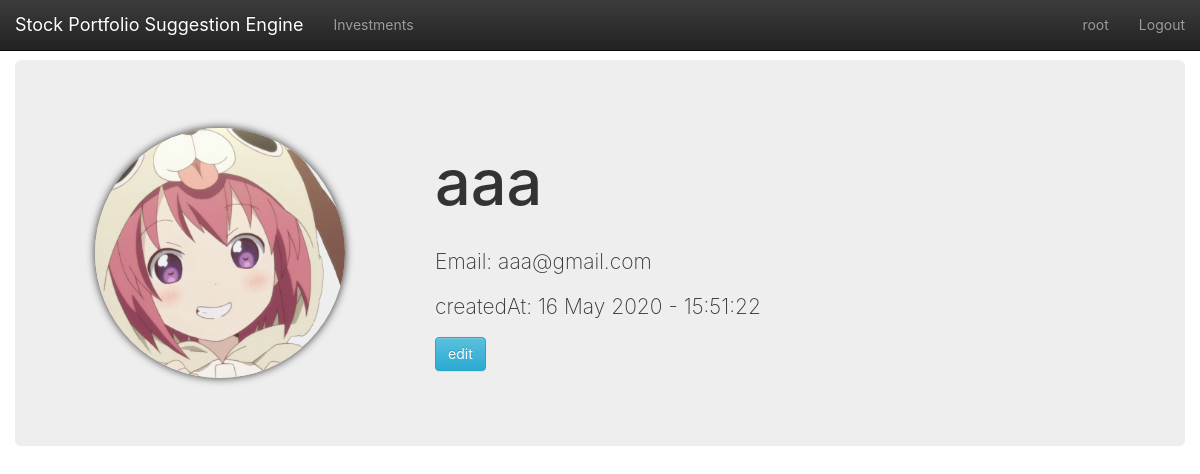
The app's page /users/7/ (signed in) with its own data.
### app/models.py (models this page shows, shortened)
class User(UserMixin, db.Model):
    __tablename__ = 'users'
    id = db.Column(db.Integer, primary_key=True)
    email = db.Column(db.String(64), unique=True)
    name = db.Column(db.String(64))
    password_hash = db.deferred(db.Column(db.String(128)))
    major = db.Column(db.String(128))
    role_id = db.Column(db.Integer, db.ForeignKey('roles.id'))
    headline = db.Column(db.String(32), nullable=True)
    about_me = db.deferred(db.Column(db.Text, nullable=True))
    about_me_html = db.deferred(db.Column(db.Text, nullable=True))
    avatar = db.Column(db.String(128))
    member_since = db.Column(db.DateTime(), default=datetime.utcnow)
    @property
    def password(self):
        raise AttributeError('password is not readable attribute')
    def can(self, permissions):
        return self.role is not None and \
               (self.role.permissions & permissions) == permissions
    investments = db.relationship('Investment',
                           backref=db.backref('user', lazy='joined'),
                           lazy='dynamic',
                           cascade='all, delete-orphan')
    def avatar_url(self, _external=False):
        if self.avatar:
            avatar_json = json.loads(self.avatar)
            if avatar_json['use_out_url']:
                return avatar_json['url']
            else:
                return url_for('_uploads.uploaded_file', setname=avatars.name, filename=avatar_json['url'],
                               _external=_external)
        else:
            return url_for('static', filename='img/avatar.png', _external=_external)

### app/main/user/views.py (the view)
@user.route('/<int:user_id>/')
def detail(user_id):
    the_user = User.query.get_or_404(user_id)
    return render_template("user_detail.html", user=the_user,
                           title=u"user: " + the_user.name)

### app/main/__init__.py (called while the page is built)
@lm.user_loader
def load_user(id):
    return User.query.get(int(id))

### app/main/index/views.py (called while the page is built)
@main.app_context_processor
def inject_permissions():
    return dict(Permission=Permission)

### app/main/user/templates/user_detail.html (shortened to what this page needs)
{% extends "base.html" %}
{% from "bootstrap/pagination.html" import render_pagination %}
{% block mycontent %}
<div class="jumbotron">
  <div class="row">
    {%- if user.avatar_url() -%}
    <div class="col-md-3 animated bounceIn">
      {%- if current_user.id == user.id or current_user.can(Permission.UPDATE_OTHERS_INFORMATION) -%}
      <a href="{{ url_for('user.avatar',user_id=user.id) }}" data-toggle="tooltip"
         data-placement="bottom" title="change avatar">
        <div class="avatar avatar-large"
             style="background-image: url({{ user.avatar_url() }})"></div>
      </a>
      {%- else -%}
      <div class="avatar avatar-large"
           style="background-image: url({{ user.avatar_url() }})"></div>
      {%- endif -%}
    </div>
    {%- endif -%}
    <div class="col-md-6 col-md-offset-1 animated fadeIn">
      <h1 class="page-header">{{ user.name }}
      </h1>
      <p>Email: {{ user.email }}</p>
      <p>createdAt: {{ user.member_since.strftime('%d %B %Y - %H:%M:%S') }}</p>
      {% if current_user.id==user.id or current_user.can(Permission.UPDATE_OTHERS_INFORMATION) %}
      <a class="btn btn-info" href="{{ url_for('user.edit',user_id=user.id) }}">edit</a>
      {% endif %}
    </div>
  </div>
</div>
{% endblock %}

### app/templates/base.html (shortened to what this page needs)
{%- extends "bootstrap/base.html" -%}
{%- from 'bootstrap/utils.html' import flashed_messages,icon -%}
{%- block styles -%}
    <link href="{{ url_for('static',filename='css/bootstrap.min.css') }}" rel="stylesheet">
    <link href="{{ url_for('static',filename='css/bootstrap-theme.min.css') }}" rel="stylesheet">
    <link href="{{ url_for('static',filename='css/main.css') }}" rel="stylesheet">
{%- endblock -%}
{%- block body_attribs %} class="Site"{%- endblock -%}
{%- block navbar -%}
    <nav class="navbar  navbar-inverse navbar-fixed-top">
        <div class="container-fluid">
            <div class="navbar-header">
                <a class="navbar-brand" href="{{ url_for('main.index') }}">Stock Portfolio Suggestion Engine</a>
            </div>
            <div class="collapse navbar-collapse" id="bs-example-navbar-collapse-1">
                <ul class="nav navbar-nav">
                    {%- if current_user.is_authenticated -%}
                        <li {%- if request.path == url_for('investment.index') %} class="active"{%- endif -%} ><a
                            href="{{ url_for('investment.index') }}">Investments</a></li>
                    {%- endif -%}
                </ul>
                <ul class="nav navbar-nav navbar-right">
                    {%- if current_user.is_authenticated -%}
                        <li  >
                            <a href="{{ url_for('user.detail',user_id=current_user.id) }}">{{ current_user.name }}</a>
                        </li>
                        <li><a href="{{ url_for('auth.logout') }}">Logout</a></li>
                    {%- else -%}
                        <li><a href="{{ url_for('auth.login') }}">Login</a></li>
                    {%- endif -%}
                </ul>
            </div>
        </div>
    </nav>
{%- endblock -%}
{%- block content -%}
    <main class="container-fluid Site-content">
        {%- block mycontent -%}{%- endblock -%}
    </main>
{%- endblock -%}

### app/static/css/main.css (style rules this page uses)
html, body { height: 100%; width: 100%; margin: 0; padding: 0; }
.Site { display: -webkit-box; display: -moz-box; display: -ms-flexbox; display: -webkit-flex; display: flex; flex-direction: column; }
.Site-content { -webkit-box-flex: 1 0 auto; -moz-box-flex: 1 0 auto; -webkit-flex: 1 0 auto; -ms-flex: 1 0 auto; flex: 1 0 auto; width: 100%; margin-top: 60px; }
html, body, main { font-family: -apple-system, "Helvetica Neue", Helvetica, Arial, sans-serif; }
.avatar { background-position: center; box-shadow: 0 0 8px rgba(0, 0, 0, .8); -webkit-box-shadow: 0 0 8px rgba(0, 0, 0, .8); -moz-box-shadow: 0 0 8px rgba(0, 0, 0, .8); background-size: cover; transition: transform .5s ease-in-out; }
.avatar-large { width: 250px; height: 250px; border-radius: 125px; -webkit-border-radius: 125px; -moz-border-radius: 125px; margin: 20px; }
.animated { -webkit-animation-fill-mode: both; -moz-animation-fill-mode: both; -ms-animation-fill-mode: both; -o-animation-fill-mode: both; animation-fill-mode: both; -webkit-animation-duration: 1s; -moz-animation-duration: 1s; -ms-animation-duration: 1s; -o-animation-duration: 1s; animation-duration: 1s; }
.bounceIn { -webkit-animation-name: bounceIn; -moz-animation-name: bounceIn; -o-animation-name: bounceIn; animation-name: bounceIn; }
.fadeIn { -webkit-animation-name: fadeIn; -moz-animation-name: fadeIn; -o-animation-name: fadeIn; animation-name: fadeIn; }

### records on screen
User: name "root"
User: name "aaa", email "aaa@gmail.com", member_since "16 May 2020 - 15:51:22"
